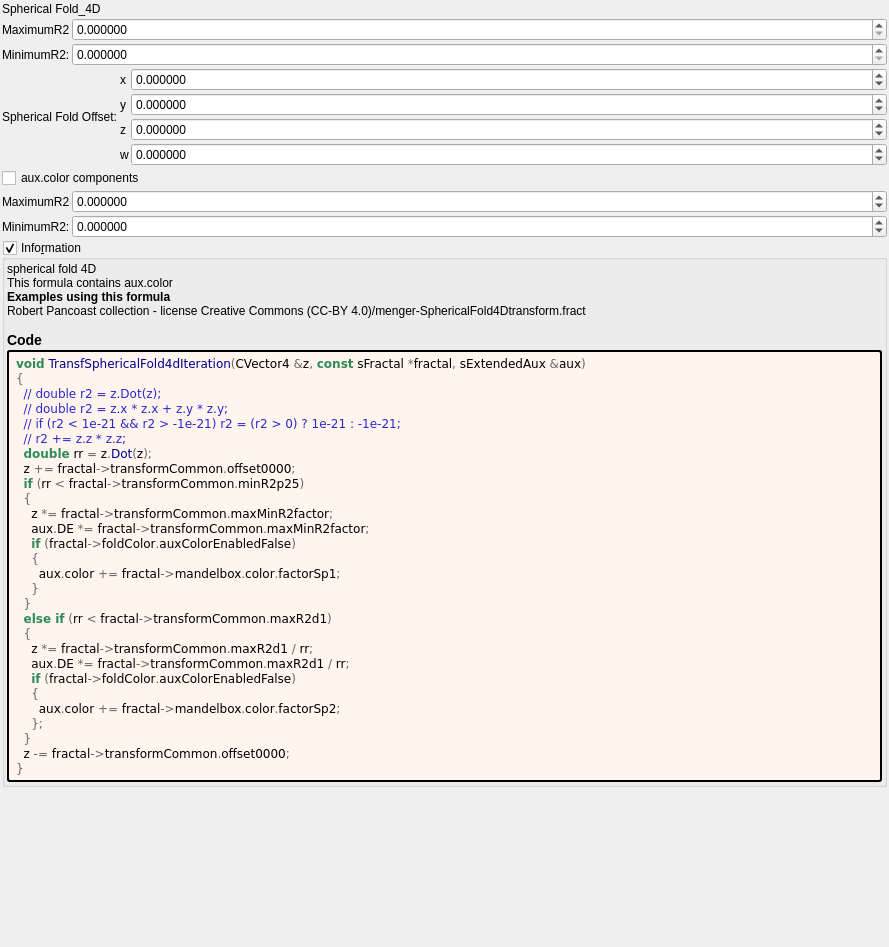
<?xml version="1.0" encoding="UTF-8"?>
<ui version="4.0">
 <class>Form</class>
 <widget class="QWidget" name="Form">
  <property name="geometry">
   <rect>
    <x>0</x>
    <y>0</y>
    <width>889</width>
    <height>947</height>
   </rect>
  </property>
  <property name="windowTitle">
   <string notr="true">transf_spherical_fold4d</string>
  </property>
  <layout class="QVBoxLayout" name="verticalLayout">
   <property name="spacing">
    <number>2</number>
   </property>
   <property name="leftMargin">
    <number>2</number>
   </property>
   <property name="topMargin">
    <number>2</number>
   </property>
   <property name="rightMargin">
    <number>2</number>
   </property>
   <property name="bottomMargin">
    <number>2</number>
   </property>
   <item>
    <widget class="QLabel" name="label_6">
     <property name="text">
      <string>Spherical Fold_4D</string>
     </property>
    </widget>
   </item>
   <item>
    <layout class="QGridLayout" name="gridLayout_15" columnstretch="0,1">
     <property name="spacing">
      <number>2</number>
     </property>
     <item row="1" column="1">
      <widget class="MyDoubleSpinBox" name="spinbox_transf_minR2_p25">
       <property name="sizePolicy">
        <sizepolicy hsizetype="Minimum" vsizetype="Maximum">
         <horstretch>0</horstretch>
         <verstretch>0</verstretch>
        </sizepolicy>
       </property>
       <property name="prefix">
        <string/>
       </property>
       <property name="suffix">
        <string/>
       </property>
       <property name="decimals">
        <number>6</number>
       </property>
       <property name="minimum">
        <double>0.000000000000000</double>
       </property>
       <property name="maximum">
        <double>99.989999999999995</double>
       </property>
       <property name="singleStep">
        <double>0.100000000000000</double>
       </property>
      </widget>
     </item>
     <item row="0" column="0">
      <widget class="QLabel" name="label_5">
       <property name="text">
        <string>MaximumR2</string>
       </property>
      </widget>
     </item>
     <item row="0" column="1">
      <widget class="MyDoubleSpinBox" name="spinbox_transf_maxR2_1">
       <property name="sizePolicy">
        <sizepolicy hsizetype="Minimum" vsizetype="Maximum">
         <horstretch>0</horstretch>
         <verstretch>0</verstretch>
        </sizepolicy>
       </property>
       <property name="prefix">
        <string/>
       </property>
       <property name="suffix">
        <string/>
       </property>
       <property name="decimals">
        <number>6</number>
       </property>
       <property name="minimum">
        <double>0.000000000000000</double>
       </property>
       <property name="maximum">
        <double>99.989999999999995</double>
       </property>
       <property name="singleStep">
        <double>0.100000000000000</double>
       </property>
      </widget>
     </item>
     <item row="1" column="0">
      <widget class="QLabel" name="label_9">
       <property name="text">
        <string>MinimumR2:</string>
       </property>
      </widget>
     </item>
    </layout>
   </item>
   <item>
    <layout class="QGridLayout" name="gridLayout_63" columnstretch="0,0,0,1">
     <property name="spacing">
      <number>2</number>
     </property>
     <item row="3" column="2">
      <widget class="QLabel" name="label_99">
       <property name="text">
        <string notr="true">w</string>
       </property>
      </widget>
     </item>
     <item row="0" column="3">
      <widget class="MyDoubleSpinBox" name="spinbox4_transf_offset_0000_x">
       <property name="sizePolicy">
        <sizepolicy hsizetype="Minimum" vsizetype="Maximum">
         <horstretch>0</horstretch>
         <verstretch>0</verstretch>
        </sizepolicy>
       </property>
       <property name="prefix">
        <string/>
       </property>
       <property name="suffix">
        <string/>
       </property>
       <property name="decimals">
        <number>6</number>
       </property>
       <property name="minimum">
        <double>-99.989999999999995</double>
       </property>
       <property name="maximum">
        <double>99.989999999999995</double>
       </property>
       <property name="singleStep">
        <double>0.100000000000000</double>
       </property>
      </widget>
     </item>
     <item row="0" column="2">
      <widget class="QLabel" name="label_93">
       <property name="text">
        <string notr="true">x</string>
       </property>
      </widget>
     </item>
     <item row="1" column="2">
      <widget class="QLabel" name="label_90">
       <property name="text">
        <string notr="true">y</string>
       </property>
      </widget>
     </item>
     <item row="3" column="3">
      <widget class="MyDoubleSpinBox" name="spinbox4_transf_offset_0000_w">
       <property name="sizePolicy">
        <sizepolicy hsizetype="Minimum" vsizetype="Maximum">
         <horstretch>0</horstretch>
         <verstretch>0</verstretch>
        </sizepolicy>
       </property>
       <property name="prefix">
        <string/>
       </property>
       <property name="suffix">
        <string/>
       </property>
       <property name="decimals">
        <number>6</number>
       </property>
       <property name="minimum">
        <double>-99.989999999999995</double>
       </property>
       <property name="maximum">
        <double>99.989999999999995</double>
       </property>
       <property name="singleStep">
        <double>0.100000000000000</double>
       </property>
      </widget>
     </item>
     <item row="2" column="3">
      <widget class="MyDoubleSpinBox" name="spinbox4_transf_offset_0000_z">
       <property name="sizePolicy">
        <sizepolicy hsizetype="Minimum" vsizetype="Maximum">
         <horstretch>0</horstretch>
         <verstretch>0</verstretch>
        </sizepolicy>
       </property>
       <property name="prefix">
        <string/>
       </property>
       <property name="suffix">
        <string/>
       </property>
       <property name="decimals">
        <number>6</number>
       </property>
       <property name="minimum">
        <double>-99.989999999999995</double>
       </property>
       <property name="maximum">
        <double>99.989999999999995</double>
       </property>
       <property name="singleStep">
        <double>0.100000000000000</double>
       </property>
      </widget>
     </item>
     <item row="1" column="3">
      <widget class="MyDoubleSpinBox" name="spinbox4_transf_offset_0000_y">
       <property name="sizePolicy">
        <sizepolicy hsizetype="Minimum" vsizetype="Maximum">
         <horstretch>0</horstretch>
         <verstretch>0</verstretch>
        </sizepolicy>
       </property>
       <property name="prefix">
        <string/>
       </property>
       <property name="suffix">
        <string/>
       </property>
       <property name="decimals">
        <number>6</number>
       </property>
       <property name="minimum">
        <double>-99.989999999999995</double>
       </property>
       <property name="maximum">
        <double>99.989999999999995</double>
       </property>
       <property name="singleStep">
        <double>0.100000000000000</double>
       </property>
      </widget>
     </item>
     <item row="2" column="2">
      <widget class="QLabel" name="label_98">
       <property name="text">
        <string notr="true">z</string>
       </property>
      </widget>
     </item>
     <item row="1" column="1" rowspan="2">
      <widget class="QLabel" name="label_91">
       <property name="text">
        <string>Spherical Fold Offset:</string>
       </property>
      </widget>
     </item>
    </layout>
   </item>
   <item>
    <layout class="QGridLayout" name="gridLayout_6" columnstretch="0,1">
     <property name="spacing">
      <number>2</number>
     </property>
     <item row="2" column="0">
      <widget class="QLabel" name="label_29">
       <property name="text">
        <string>MaximumR2</string>
       </property>
      </widget>
     </item>
     <item row="0" column="0" colspan="2">
      <widget class="QCheckBox" name="checkBox_fold_color_aux_color_enabled_false">
       <property name="text">
        <string notr="true">aux.color components</string>
       </property>
      </widget>
     </item>
     <item row="2" column="1">
      <widget class="MyDoubleSpinBox" name="spinbox_mandelbox_color_Sp2">
       <property name="sizePolicy">
        <sizepolicy hsizetype="Minimum" vsizetype="Maximum">
         <horstretch>0</horstretch>
         <verstretch>0</verstretch>
        </sizepolicy>
       </property>
       <property name="prefix">
        <string/>
       </property>
       <property name="suffix">
        <string/>
       </property>
       <property name="decimals">
        <number>6</number>
       </property>
       <property name="minimum">
        <double>-100.000000000000000</double>
       </property>
       <property name="maximum">
        <double>100.000000000000000</double>
       </property>
       <property name="singleStep">
        <double>0.100000000000000</double>
       </property>
      </widget>
     </item>
     <item row="3" column="0">
      <widget class="QLabel" name="label_28">
       <property name="text">
        <string>MinimumR2:</string>
       </property>
      </widget>
     </item>
     <item row="3" column="1">
      <widget class="MyDoubleSpinBox" name="spinbox_mandelbox_color_Sp1">
       <property name="sizePolicy">
        <sizepolicy hsizetype="Minimum" vsizetype="Maximum">
         <horstretch>0</horstretch>
         <verstretch>0</verstretch>
        </sizepolicy>
       </property>
       <property name="prefix">
        <string/>
       </property>
       <property name="suffix">
        <string/>
       </property>
       <property name="decimals">
        <number>6</number>
       </property>
       <property name="minimum">
        <double>-100.000000000000000</double>
       </property>
       <property name="maximum">
        <double>100.000000000000000</double>
       </property>
       <property name="singleStep">
        <double>0.100000000000000</double>
       </property>
      </widget>
     </item>
    </layout>
   </item>
   <item>
    <widget class="MyGroupBox" name="groupCheck_info">
     <property name="title">
      <string>Info&amp;rmation</string>
     </property>
     <property name="flat">
      <bool>false</bool>
     </property>
     <property name="checkable">
      <bool>true</bool>
     </property>
     <layout class="QVBoxLayout" name="verticalLayout_2">
      <property name="spacing">
       <number>2</number>
      </property>
      <property name="leftMargin">
       <number>2</number>
      </property>
      <property name="topMargin">
       <number>2</number>
      </property>
      <property name="rightMargin">
       <number>2</number>
      </property>
      <property name="bottomMargin">
       <number>2</number>
      </property>
      <item>
       <widget class="QLabel" name="label_information_general">
        <property name="text">
         <string notr="true">&lt;p&gt;spherical fold 4D&lt;br&gt;This formula contains aux.color&lt;/p&gt;&lt;table&gt;
&lt;/table&gt;
&lt;br&gt;&lt;b&gt;Examples using this formula&lt;/b&gt;&lt;br&gt;Robert Pancoast collection - license Creative Commons (CC-BY 4.0)/menger-SphericalFold4Dtransform.fract&lt;h3&gt;Code&lt;/h3&gt;</string>
        </property>
        <property name="wordWrap">
         <bool>true</bool>
        </property>
        <property name="openExternalLinks">
         <bool>true</bool>
        </property>
        <property name="textInteractionFlags">
         <set>Qt::LinksAccessibleByMouse|Qt::TextSelectableByMouse</set>
        </property>
       </widget>
      </item>
      <item>
       <widget class="QLabel" name="label_code_content">
        <property name="styleSheet">
         <string notr="true">border-style: outset; border-width: 2px; border-radius: 3px; border-color: black; background-color: #fff5ee; padding: 4px;</string>
        </property>
        <property name="text">
         <string notr="true">&lt;body style=&quot;background-color:#fff5ee&quot;&gt;
&lt;pre style=&quot;color:#000000; background-color:#fff5ee;  font-family:'Courier New',monospace;&quot;&gt;&lt;span style=&quot;color:#2e8b57; font-weight:bold&quot;&gt;void&lt;/span&gt; &lt;span style=&quot;color:#00008f&quot;&gt;TransfSphericalFold4dIteration&lt;/span&gt;&lt;span style=&quot;color:#676767&quot;&gt;(&lt;/span&gt;CVector4 &lt;span style=&quot;color:#676767&quot;&gt;&amp;amp;&lt;/span&gt;z&lt;span style=&quot;color:#676767&quot;&gt;,&lt;/span&gt; &lt;span style=&quot;color:#2e8b57; font-weight:bold&quot;&gt;const&lt;/span&gt; sFractal &lt;span style=&quot;color:#676767&quot;&gt;*&lt;/span&gt;fractal&lt;span style=&quot;color:#676767&quot;&gt;,&lt;/span&gt; sExtendedAux &lt;span style=&quot;color:#676767&quot;&gt;&amp;amp;&lt;/span&gt;aux&lt;span style=&quot;color:#676767&quot;&gt;)&lt;/span&gt;
&lt;span style=&quot;color:#676767&quot;&gt;{&lt;/span&gt;
  &lt;span style=&quot;color:#2929cc&quot;&gt;// double r2 = z.Dot(z);&lt;/span&gt;
  &lt;span style=&quot;color:#2929cc&quot;&gt;// double r2 = z.x * z.x + z.y * z.y;&lt;/span&gt;
  &lt;span style=&quot;color:#2929cc&quot;&gt;// if (r2 &amp;lt; 1e-21 &amp;amp;&amp;amp; r2 &amp;gt; -1e-21) r2 = (r2 &amp;gt; 0) ? 1e-21 : -1e-21;&lt;/span&gt;
  &lt;span style=&quot;color:#2929cc&quot;&gt;// r2 += z.z * z.z;&lt;/span&gt;
  &lt;span style=&quot;color:#2e8b57; font-weight:bold&quot;&gt;double&lt;/span&gt; rr &lt;span style=&quot;color:#676767&quot;&gt;=&lt;/span&gt; z&lt;span style=&quot;color:#676767&quot;&gt;.&lt;/span&gt;&lt;span style=&quot;color:#00008f&quot;&gt;Dot&lt;/span&gt;&lt;span style=&quot;color:#676767&quot;&gt;(&lt;/span&gt;z&lt;span style=&quot;color:#676767&quot;&gt;);&lt;/span&gt;
  z &lt;span style=&quot;color:#676767&quot;&gt;+=&lt;/span&gt; fractal&lt;span style=&quot;color:#676767&quot;&gt;-&amp;gt;&lt;/span&gt;transformCommon&lt;span style=&quot;color:#676767&quot;&gt;.&lt;/span&gt;offset0000&lt;span style=&quot;color:#676767&quot;&gt;;&lt;/span&gt;
  &lt;span style=&quot;color:#2e8b57; font-weight:bold&quot;&gt;if&lt;/span&gt; &lt;span style=&quot;color:#676767&quot;&gt;(&lt;/span&gt;rr &lt;span style=&quot;color:#676767&quot;&gt;&amp;lt;&lt;/span&gt; fractal&lt;span style=&quot;color:#676767&quot;&gt;-&amp;gt;&lt;/span&gt;transformCommon&lt;span style=&quot;color:#676767&quot;&gt;.&lt;/span&gt;minR2p25&lt;span style=&quot;color:#676767&quot;&gt;)&lt;/span&gt;
  &lt;span style=&quot;color:#676767&quot;&gt;{&lt;/span&gt;
    z &lt;span style=&quot;color:#676767&quot;&gt;*=&lt;/span&gt; fractal&lt;span style=&quot;color:#676767&quot;&gt;-&amp;gt;&lt;/span&gt;transformCommon&lt;span style=&quot;color:#676767&quot;&gt;.&lt;/span&gt;maxMinR2factor&lt;span style=&quot;color:#676767&quot;&gt;;&lt;/span&gt;
    aux&lt;span style=&quot;color:#676767&quot;&gt;.&lt;/span&gt;DE &lt;span style=&quot;color:#676767&quot;&gt;*=&lt;/span&gt; fractal&lt;span style=&quot;color:#676767&quot;&gt;-&amp;gt;&lt;/span&gt;transformCommon&lt;span style=&quot;color:#676767&quot;&gt;.&lt;/span&gt;maxMinR2factor&lt;span style=&quot;color:#676767&quot;&gt;;&lt;/span&gt;
    &lt;span style=&quot;color:#2e8b57; font-weight:bold&quot;&gt;if&lt;/span&gt; &lt;span style=&quot;color:#676767&quot;&gt;(&lt;/span&gt;fractal&lt;span style=&quot;color:#676767&quot;&gt;-&amp;gt;&lt;/span&gt;foldColor&lt;span style=&quot;color:#676767&quot;&gt;.&lt;/span&gt;auxColorEnabledFalse&lt;span style=&quot;color:#676767&quot;&gt;)&lt;/span&gt;
    &lt;span style=&quot;color:#676767&quot;&gt;{&lt;/span&gt;
      aux&lt;span style=&quot;color:#676767&quot;&gt;.&lt;/span&gt;color &lt;span style=&quot;color:#676767&quot;&gt;+=&lt;/span&gt; fractal&lt;span style=&quot;color:#676767&quot;&gt;-&amp;gt;&lt;/span&gt;mandelbox&lt;span style=&quot;color:#676767&quot;&gt;.&lt;/span&gt;color&lt;span style=&quot;color:#676767&quot;&gt;.&lt;/span&gt;factorSp1&lt;span style=&quot;color:#676767&quot;&gt;;&lt;/span&gt;
    &lt;span style=&quot;color:#676767&quot;&gt;}&lt;/span&gt;
  &lt;span style=&quot;color:#676767&quot;&gt;}&lt;/span&gt;
  &lt;span style=&quot;color:#2e8b57; font-weight:bold&quot;&gt;else if&lt;/span&gt; &lt;span style=&quot;color:#676767&quot;&gt;(&lt;/span&gt;rr &lt;span style=&quot;color:#676767&quot;&gt;&amp;lt;&lt;/span&gt; fractal&lt;span style=&quot;color:#676767&quot;&gt;-&amp;gt;&lt;/span&gt;transformCommon&lt;span style=&quot;color:#676767&quot;&gt;.&lt;/span&gt;maxR2d1&lt;span style=&quot;color:#676767&quot;&gt;)&lt;/span&gt;
  &lt;span style=&quot;color:#676767&quot;&gt;{&lt;/span&gt;
    z &lt;span style=&quot;color:#676767&quot;&gt;*=&lt;/span&gt; fractal&lt;span style=&quot;color:#676767&quot;&gt;-&amp;gt;&lt;/span&gt;transformCommon&lt;span style=&quot;color:#676767&quot;&gt;.&lt;/span&gt;maxR2d1 &lt;span style=&quot;color:#676767&quot;&gt;/&lt;/span&gt; rr&lt;span style=&quot;color:#676767&quot;&gt;;&lt;/span&gt;
    aux&lt;span style=&quot;color:#676767&quot;&gt;.&lt;/span&gt;DE &lt;span style=&quot;color:#676767&quot;&gt;*=&lt;/span&gt; fractal&lt;span style=&quot;color:#676767&quot;&gt;-&amp;gt;&lt;/span&gt;transformCommon&lt;span style=&quot;color:#676767&quot;&gt;.&lt;/span&gt;maxR2d1 &lt;span style=&quot;color:#676767&quot;&gt;/&lt;/span&gt; rr&lt;span style=&quot;color:#676767&quot;&gt;;&lt;/span&gt;
    &lt;span style=&quot;color:#2e8b57; font-weight:bold&quot;&gt;if&lt;/span&gt; &lt;span style=&quot;color:#676767&quot;&gt;(&lt;/span&gt;fractal&lt;span style=&quot;color:#676767&quot;&gt;-&amp;gt;&lt;/span&gt;foldColor&lt;span style=&quot;color:#676767&quot;&gt;.&lt;/span&gt;auxColorEnabledFalse&lt;span style=&quot;color:#676767&quot;&gt;)&lt;/span&gt;
    &lt;span style=&quot;color:#676767&quot;&gt;{&lt;/span&gt;
      aux&lt;span style=&quot;color:#676767&quot;&gt;.&lt;/span&gt;color &lt;span style=&quot;color:#676767&quot;&gt;+=&lt;/span&gt; fractal&lt;span style=&quot;color:#676767&quot;&gt;-&amp;gt;&lt;/span&gt;mandelbox&lt;span style=&quot;color:#676767&quot;&gt;.&lt;/span&gt;color&lt;span style=&quot;color:#676767&quot;&gt;.&lt;/span&gt;factorSp2&lt;span style=&quot;color:#676767&quot;&gt;;&lt;/span&gt;
    &lt;span style=&quot;color:#676767&quot;&gt;};&lt;/span&gt;
  &lt;span style=&quot;color:#676767&quot;&gt;}&lt;/span&gt;
  z &lt;span style=&quot;color:#676767&quot;&gt;-=&lt;/span&gt; fractal&lt;span style=&quot;color:#676767&quot;&gt;-&amp;gt;&lt;/span&gt;transformCommon&lt;span style=&quot;color:#676767&quot;&gt;.&lt;/span&gt;offset0000&lt;span style=&quot;color:#676767&quot;&gt;;&lt;/span&gt;
&lt;span style=&quot;color:#676767&quot;&gt;}&lt;/span&gt;
&lt;/pre&gt;
&lt;/body&gt;</string>
        </property>
        <property name="wordWrap">
         <bool>true</bool>
        </property>
        <property name="openExternalLinks">
         <bool>true</bool>
        </property>
        <property name="textInteractionFlags">
         <set>Qt::LinksAccessibleByMouse|Qt::TextSelectableByMouse</set>
        </property>
       </widget>
      </item>
     </layout>
    </widget>
   </item>
   <item>
    <spacer name="verticalSpacer">
     <property name="orientation">
      <enum>Qt::Vertical</enum>
     </property>
     <property name="sizeHint" stdset="0">
      <size>
       <width>20</width>
       <height>40</height>
      </size>
     </property>
    </spacer>
   </item>
  </layout>
 </widget>
 <customwidgets>
  <customwidget>
   <class>MyDoubleSpinBox</class>
   <extends>QDoubleSpinBox</extends>
   <header>my_double_spin_box.h</header>
  </customwidget>
  <customwidget>
   <class>MyGroupBox</class>
   <extends>QGroupBox</extends>
   <header>my_group_box.h</header>
   <container>1</container>
  </customwidget>
 </customwidgets>
 <tabstops>
  <tabstop>spinbox_transf_maxR2_1</tabstop>
  <tabstop>spinbox_transf_minR2_p25</tabstop>
  <tabstop>groupCheck_info</tabstop>
 </tabstops>
 <resources/>
 <connections/>
</ui>
